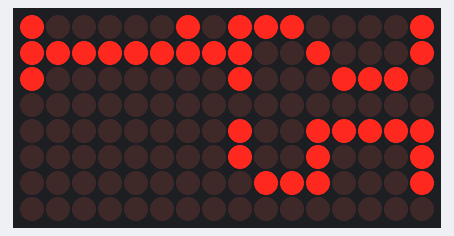
Bench run of a sketch on a simulated Arduino Uno, built with avr-gcc and run on an emulated ATmega328P. Parts: 16×8 LED matrix. Wiring (inferred from the names in the program): DS1307 clock at I2C address 0x68. The local clock reads 2024-03-15 10:24:30 at power-on unless the sketch sets it; what the sketch prints to the serial monitor is not drawn.

Above: at 30.2 s.

The sketch:

reloj-leds.ino
```cpp
#include <Wire.h>
#include "LedControlMS.h"
// #include "MotionSensor.h"

// Number of matrix that are connected
const int NBR_MTX = 2;
// Clock
const int DS1307 = 0x68; // Address of DS1307 see data sheets

LedControl lc = LedControl(8,9,10, NBR_MTX);
// MotionSensor ms = MotionSensor(0);

// Arrays with the LED setup for numbers and eyes
bool number[10][8][8] = {0};
bool eye[4][8][8] = {0};
// Vars to check if time values has changed
int current_h1, current_h2, current_m1, current_m2;

// Enable or disable debug mode
bool debug = true;

void setup() {
  Serial.begin (9600);
  if (debug) Serial.println("Setup");

  Wire.begin();
  // This delay allows the MCU to read the current date and time.
  delay(2000);

  // Enble this if you want to change the datetime in the clock chip
  // setDateTime();

  for (int i=0; i< NBR_MTX; i++){
    lc.shutdown(i,false);
    // Set the brightness
    lc.setIntensity(i,1);
    // and clear the display
    lc.clearDisplay(i);
  }

  lc.clearAll();
  setNums();
  setEyes();

}


void loop() {

  if (true){
    Serial.println("----- TIME ----");
    showTime();
  }else{
    Serial.println("----- EYES ----");
    showEyes();
  }

}

/**
 * Show the current time in display
 */
void showTime() {
  int second, minute, hour, weekday, monthday, month, year;
  int h1, h2, m1, m2;

  Wire.beginTransmission(DS1307);
  Wire.write(byte(0x00));
  Wire.endTransmission();

  Wire.requestFrom(DS1307, 7);
  second     = bcdToDec(Wire.read() & 0x7f);
  minute     = bcdToDec(Wire.read());
  hour       = bcdToDec(Wire.read() & 0x3f);

  h1 = hour / 10;
  h2 = hour % 10;

  m1 = minute / 10;
  m2 = minute % 10;

  if (current_h1 != h1){
    animateIn( h1, 0, 0 );

    current_h1 = h1;
  }
  if (current_h2 != h2){
    animateIn( h2, 0, 4 );

    current_h2 = h2;
  }
  if (current_m1 != m1){
    animateIn( m1, 1, 0 );

    current_m1 = m1;
  }
  if (current_m2 != m2){
    animateIn( m2, 1, 4 );

    current_m2 = m2;
  }
}

/**
 * Show eyes in display
 */
void showEyes(){
  int delayPestana = 50;

  paintArray( eye[0], 0, 0, 0);
  paintArray( eye[0], 1, 0, 0);
  delay(3000);

  paintArray( eye[3], 0, 0, 0);
  paintArray( eye[3], 1, 0, 0);
  delay(delayPestana);

  paintArray( eye[2], 0, 0, 0);
  paintArray( eye[2], 1, 0, 0);
  delay(1000);

  paintArray( eye[1], 0, 0, 0);
  paintArray( eye[1], 1, 0, 0);
  delay(1000);

  paintArray( eye[2], 0, 0, 0);
  paintArray( eye[2], 1, 0, 0);
  delay(1000);

  paintArray( eye[3], 0, 0, 0);
  paintArray( eye[3], 1, 0, 0);
  delay(delayPestana);


}


/**
 * SETUP
 */


void setEyes(){
  //Centrado
  eye[0][0][5] = true;
  eye[0][0][4] = true;
  eye[0][0][3] = true;
  eye[0][0][2] = true;
  eye[0][1][6] = true;
  eye[0][1][1] = true;
  eye[0][2][6] = true;
  eye[0][2][1] = true;
  eye[0][3][6] = true;
  eye[0][3][4] = true;
  eye[0][3][3] = true;
  eye[0][3][1] = true;
  eye[0][4][6] = true;
  eye[0][4][4] = true;
  eye[0][4][3] = true;
  eye[0][4][1] = true;
  eye[0][5][6] = true;
  eye[0][5][1] = true;
  eye[0][6][6] = true;
  eye[0][6][1] = true;
  eye[0][7][5] = true;
  eye[0][7][4] = true;
  eye[0][7][3] = true;
  eye[0][7][2] = true;

  // Mirar izquierda
  eye[1][0][5] = true;
  eye[1][0][4] = true;
  eye[1][0][3] = true;
  eye[1][0][2] = true;
  eye[1][1][6] = true;
  eye[1][1][1] = true;
  eye[1][2][6] = true;
  eye[1][2][4] = true;
  eye[1][2][3] = true;
  eye[1][2][1] = true;
  eye[1][3][6] = true;
  eye[1][3][4] = true;
  eye[1][3][3] = true;
  eye[1][3][1] = true;
  eye[1][4][6] = true;
  eye[1][4][1] = true;
  eye[1][5][6] = true;
  eye[1][5][1] = true;
  eye[1][6][6] = true;
  eye[1][6][1] = true;
  eye[1][7][5] = true;
  eye[1][7][4] = true;
  eye[1][7][3] = true;
  eye[1][7][2] = true;

  // // Mirar derecha
  eye[2][0][5] = true;
  eye[2][0][4] = true;
  eye[2][0][3] = true;
  eye[2][0][2] = true;
  eye[2][1][6] = true;
  eye[2][1][1] = true;
  eye[2][2][6] = true;
  eye[2][2][1] = true;
  eye[2][3][6] = true;
  eye[2][3][1] = true;
  eye[2][4][6] = true;
  eye[2][4][4] = true;
  eye[2][4][3] = true;
  eye[2][4][1] = true;
  eye[2][5][6] = true;
  eye[2][5][4] = true;
  eye[2][5][3] = true;
  eye[2][5][1] = true;
  eye[2][6][6] = true;
  eye[2][6][1] = true;
  eye[2][7][5] = true;
  eye[2][7][4] = true;
  eye[2][7][3] = true;
  eye[2][7][2] = true;


  // pestañear
  eye[3][0][3] = true;

  eye[3][1][4] = true;
  eye[3][1][3] = true;

  eye[3][2][4] = true;
  eye[3][2][3] = true;

  eye[3][3][4] = true;
  eye[3][3][3] = true;

  eye[3][4][4] = true;
  eye[3][4][3] = true;

  eye[3][5][4] = true;
  eye[3][5][3] = true;

  eye[3][6][4] = true;
  eye[3][6][3] = true;

  eye[3][7][3] = true;


}

void setNums(){
  //Cero
  number[0][0][0] = true;
  number[0][0][1] = true;
  number[0][0][2] = true;
  number[0][0][3] = true;
  number[0][0][4] = true;
  number[0][0][5] = true;
  number[0][0][6] = true;
  number[0][0][7] = true;
  number[0][1][7] = true;
  number[0][1][0] = true;
  number[0][2][0] = true;
  number[0][2][1] = true;
  number[0][2][2] = true;
  number[0][2][3] = true;
  number[0][2][4] = true;
  number[0][2][5] = true;
  number[0][2][6] = true;
  number[0][2][7] = true;

  //Uno
  number[1][0][0] = true;
  number[1][1][0] = true;
  number[1][2][0] = true;
  number[1][1][1] = true;
  number[1][1][2] = true;
  number[1][1][3] = true;
  number[1][1][4] = true;
  number[1][1][5] = true;
  number[1][1][6] = true;
  number[1][1][7] = true;
  number[1][0][6] = true;

  //Dos
  number[2][0][7] = true;
  number[2][1][7] = true;
  number[2][1][7] = true;
  number[2][2][6] = true;
  number[2][2][5] = true;
  number[2][2][4] = true;
  number[2][1][3] = true;
  number[2][0][2] = true;
  number[2][0][1] = true;
  number[2][0][0] = true;
  number[2][1][0] = true;
  number[2][2][0] = true;

  //Tres
  number[3][0][7] = true;
  number[3][1][7] = true;
  number[3][2][6] = true;
  number[3][2][5] = true;
  number[3][2][4] = true;
  number[3][2][3] = true;
  number[3][2][2] = true;
  number[3][2][1] = true;
  number[3][1][3] = true;
  number[3][1][0] = true;
  number[3][0][3] = true;
  number[3][0][0] = true;

  //Cuatro
  number[4][0][3] = true;
  number[4][0][4] = true;
  number[4][0][5] = true;
  number[4][0][6] = true;
  number[4][0][7] = true;
  number[4][1][3] = true;
  number[4][2][4] = true;
  number[4][2][3] = true;
  number[4][2][2] = true;
  number[4][2][1] = true;
  number[4][2][0] = true;

  //Cinco
  number[5][0][0] = true;
  number[5][0][3] = true;
  number[5][0][4] = true;
  number[5][0][5] = true;
  number[5][0][6] = true;
  number[5][0][7] = true;
  number[5][1][0] = true;
  number[5][1][3] = true;
  number[5][1][7] = true;
  number[5][2][7] = true;
  number[5][2][3] = true;
  number[5][2][2] = true;
  number[5][2][1] = true;

  //Seis
  number[6][0][0]= true;
  number[6][0][1]= true;
  number[6][0][2]= true;
  number[6][0][3]= true;
  number[6][0][4]= true;
  number[6][0][5]= true;
  number[6][0][6]= true;
  number[6][1][0]= true;
  number[6][1][3]= true;
  number[6][1][7]= true;
  number[6][2][7]= true;
  number[6][2][3]= true;
  number[6][2][2]= true;
  number[6][2][1]= true;
  number[6][2][0]= true;

  //Siete
  number[7][0][7] = true;
  number[7][1][0] = true;
  number[7][1][1] = true;
  number[7][1][2] = true;
  number[7][1][3] = true;
  number[7][1][4] = true;
  number[7][1][7] = true;
  number[7][2][5] = true;
  number[7][2][6] = true;
  number[7][2][7] = true;

  //Ocho
  number[8][0][0] = true;
  number[8][0][1] = true;
  number[8][0][2] = true;
  number[8][0][3] = true;
  number[8][0][4] = true;
  number[8][0][5] = true;
  number[8][0][6] = true;
  number[8][0][7] = true;
  number[8][1][0] = true;
  number[8][1][3] = true;
  number[8][1][7] = true;
  number[8][2][0] = true;
  number[8][2][1] = true;
  number[8][2][2] = true;
  number[8][2][3] = true;
  number[8][2][4] = true;
  number[8][2][5] = true;
  number[8][2][6] = true;
  number[8][2][7] = true;

  //Nueve
  number[9][0][0] = true;
  number[9][0][3] = true;
  number[9][0][4] = true;
  number[9][0][5] = true;
  number[9][0][6] = true;
  number[9][0][7] = true;
  number[9][1][0] = true;
  number[9][1][3] = true;
  number[9][1][7] = true;
  number[9][2][1] = true;
  number[9][2][2] = true;
  number[9][2][3] = true;
  number[9][2][4] = true;
  number[9][2][5] = true;
  number[9][2][6] = true;
  number[9][2][7] = true;

}


/**
 * UTILS
 */

/**
 * This function is to set the time in the ds1307 chip.
 * No need to execute this every time.
 */
void setDateTime(){

  byte second =      00; //0-59
  byte minute =      31; //0-59
  byte hour =        19; //0-23
  byte weekDay =     1; //1-7
  byte monthDay =    19; //1-31
  byte month =       10; //1-12
  byte year  =       14; //0-99

  Wire.beginTransmission(DS1307);
  Wire.write(byte(0x00));

  Wire.write(decToBcd(second));
  Wire.write(decToBcd(minute));
  Wire.write(decToBcd(hour));
  Wire.write(decToBcd(weekDay));
  Wire.write(decToBcd(monthDay));
  Wire.write(decToBcd(month));
  Wire.write(decToBcd(year));

  Wire.write(byte(0x00));

  Wire.endTransmission();

}

void animateIn( int num, int disp, int offset_x ){

  // Entrada desde abajo
  for(int i = -8; i <= 0; i++){
    paintArray(number[num], disp, offset_x, i);
    delay(10);
  }
}

void paintArray(bool array[8][8], int disp, int offset_x, int offset_y){

  for(int j = 0; j < 8; j++){
    for(int k = 0; k < 8; k++){
      if (array[j][k]){
        lc.setLed(disp, offset_x + j,offset_y + k,true);
      }else{
        lc.setLed(disp, offset_x + j,offset_y + k,false);
      }
    }
  }

}

byte decToBcd(byte val) {
  return ((val/10*16) + (val%10));
}
byte bcdToDec(byte val) {
  return ((val/16*10) + (val%16));
}
```
